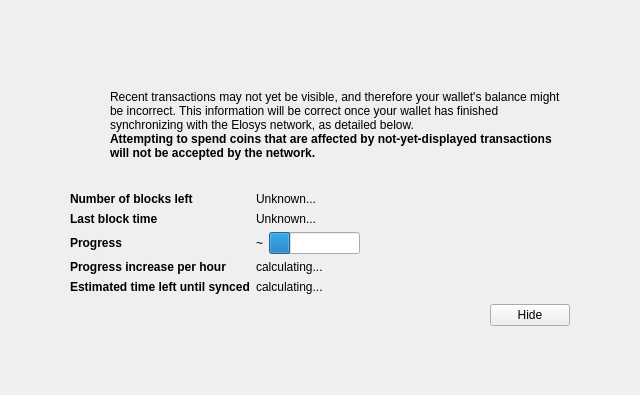
<?xml version="1.0" encoding="UTF-8"?>
<ui version="4.0">
 <class>ModalOverlay</class>
 <widget class="ModalOverlay" name="ModalOverlay">
  <property name="geometry">
   <rect>
    <x>0</x>
    <y>0</y>
    <width>640</width>
    <height>395</height>
   </rect>
  </property>
  <property name="windowTitle">
   <string>Form</string>
  </property>
  <layout class="QVBoxLayout" name="verticalLayout" stretch="0">
   <property name="sizeConstraint">
    <enum>QLayout::SetDefaultConstraint</enum>
   </property>
   <property name="leftMargin">
    <number>0</number>
   </property>
   <property name="topMargin">
    <number>0</number>
   </property>
   <property name="rightMargin">
    <number>0</number>
   </property>
   <property name="bottomMargin">
    <number>0</number>
   </property>
   <item>
    <widget class="QWidget" name="bgWidget" native="true">
     <layout class="QVBoxLayout" name="verticalLayoutMain" stretch="1">
      <property name="leftMargin">
       <number>60</number>
      </property>
      <property name="topMargin">
       <number>60</number>
      </property>
      <property name="rightMargin">
       <number>60</number>
      </property>
      <property name="bottomMargin">
       <number>60</number>
      </property>
      <item>
       <widget class="QWidget" name="contentWidget" native="true">
        <layout class="QVBoxLayout" name="verticalLayoutSub" stretch="1,0,0,0">
         <property name="spacing">
          <number>0</number>
         </property>
         <property name="leftMargin">
          <number>10</number>
         </property>
         <property name="topMargin">
          <number>10</number>
         </property>
         <property name="rightMargin">
          <number>10</number>
         </property>
         <property name="bottomMargin">
          <number>10</number>
         </property>
         <item>
          <layout class="QHBoxLayout" name="horizontalLayoutIconText" stretch="0,1">
           <property name="topMargin">
            <number>20</number>
           </property>
           <item>
            <layout class="QVBoxLayout" name="verticalLayoutIcon">
             <property name="leftMargin">
              <number>0</number>
             </property>
             <item>
              <widget class="QPushButton" name="warningIcon">
               <property name="enabled">
                <bool>false</bool>
               </property>
               <property name="text">
                <string/>
               </property>
               <property name="icon">
                <iconset resource="../komodo.qrc">
                 <normaloff>:/icons/warning</normaloff>
                 <disabledoff>:/icons/warning</disabledoff>:/icons/warning</iconset>
               </property>
               <property name="iconSize">
                <size>
                 <width>48</width>
                 <height>48</height>
                </size>
               </property>
               <property name="flat">
                <bool>true</bool>
               </property>
              </widget>
             </item>
             <item>
              <spacer name="verticalSpacerWarningIcon">
               <property name="orientation">
                <enum>Qt::Vertical</enum>
               </property>
               <property name="sizeHint" stdset="0">
                <size>
                 <width>20</width>
                 <height>40</height>
                </size>
               </property>
              </spacer>
             </item>
            </layout>
           </item>
           <item>
            <layout class="QVBoxLayout" name="verticalLayoutInfoText">
             <property name="leftMargin">
              <number>0</number>
             </property>
             <property name="topMargin">
              <number>0</number>
             </property>
             <item>
              <widget class="QLabel" name="infoText">
               <property name="text">
                <string>Recent transactions may not yet be visible, and therefore your wallet's balance might be incorrect. This information will be correct once your wallet has finished synchronizing with the Elosys network, as detailed below.</string>
               </property>
               <property name="textFormat">
                <enum>Qt::RichText</enum>
               </property>
               <property name="wordWrap">
                <bool>true</bool>
               </property>
              </widget>
             </item>
             <item>
              <widget class="QLabel" name="infoTextStrong">
               <property name="font">
                <font>
                 <weight>75</weight>
                 <bold>true</bold>
                </font>
               </property>
               <property name="text">
                <string>Attempting to spend coins that are affected by not-yet-displayed transactions will not be accepted by the network.</string>
               </property>
               <property name="textFormat">
                <enum>Qt::RichText</enum>
               </property>
               <property name="wordWrap">
                <bool>true</bool>
               </property>
              </widget>
             </item>
             <item>
              <spacer name="verticalSpacerInTextSpace">
               <property name="orientation">
                <enum>Qt::Vertical</enum>
               </property>
               <property name="sizeHint" stdset="0">
                <size>
                 <width>20</width>
                 <height>40</height>
                </size>
               </property>
              </spacer>
             </item>
            </layout>
           </item>
          </layout>
         </item>
         <item>
          <spacer name="verticalSpacerAfterText">
           <property name="orientation">
            <enum>Qt::Vertical</enum>
           </property>
           <property name="sizeHint" stdset="0">
            <size>
             <width>20</width>
             <height>40</height>
            </size>
           </property>
          </spacer>
         </item>
         <item>
          <layout class="QFormLayout" name="formLayout">
           <property name="fieldGrowthPolicy">
            <enum>QFormLayout::FieldsStayAtSizeHint</enum>
           </property>
           <property name="horizontalSpacing">
            <number>6</number>
           </property>
           <property name="verticalSpacing">
            <number>6</number>
           </property>
           <property name="topMargin">
            <number>10</number>
           </property>
           <item row="0" column="0">
            <widget class="QLabel" name="labelNumberOfBlocksLeft">
             <property name="font">
              <font>
               <weight>75</weight>
               <bold>true</bold>
              </font>
             </property>
             <property name="text">
              <string>Number of blocks left</string>
             </property>
            </widget>
           </item>
           <item row="0" column="1">
            <widget class="QLabel" name="numberOfBlocksLeft">
             <property name="text">
              <string>Unknown...</string>
             </property>
            </widget>
           </item>
           <item row="1" column="0">
            <widget class="QLabel" name="labelLastBlockTime">
             <property name="font">
              <font>
               <weight>75</weight>
               <bold>true</bold>
              </font>
             </property>
             <property name="text">
              <string>Last block time</string>
             </property>
            </widget>
           </item>
           <item row="1" column="1">
            <widget class="QLabel" name="newestBlockDate">
             <property name="sizePolicy">
              <sizepolicy hsizetype="Maximum" vsizetype="Preferred">
               <horstretch>0</horstretch>
               <verstretch>0</verstretch>
              </sizepolicy>
             </property>
             <property name="text">
              <string>Unknown...</string>
             </property>
            </widget>
           </item>
           <item row="2" column="0">
            <widget class="QLabel" name="labelSyncDone">
             <property name="font">
              <font>
               <weight>75</weight>
               <bold>true</bold>
              </font>
             </property>
             <property name="text">
              <string>Progress</string>
             </property>
            </widget>
           </item>
           <item row="2" column="1">
            <layout class="QHBoxLayout" name="horizontalLayoutSync" stretch="0,1">
             <item>
              <widget class="QLabel" name="percentageProgress">
               <property name="text">
                <string notr="true">~</string>
               </property>
              </widget>
             </item>
             <item>
              <widget class="QProgressBar" name="progressBar">
               <property name="value">
                <number>24</number>
               </property>
               <property name="format">
                <string/>
               </property>
              </widget>
             </item>
            </layout>
           </item>
           <item row="4" column="0">
            <widget class="QLabel" name="labelProgressIncrease">
             <property name="font">
              <font>
               <weight>75</weight>
               <bold>true</bold>
              </font>
             </property>
             <property name="text">
              <string>Progress increase per hour</string>
             </property>
            </widget>
           </item>
           <item row="4" column="1">
            <widget class="QLabel" name="progressIncreasePerH">
             <property name="text">
              <string>calculating...</string>
             </property>
            </widget>
           </item>
           <item row="5" column="0">
            <widget class="QLabel" name="labelEstimatedTimeLeft">
             <property name="font">
              <font>
               <weight>75</weight>
               <bold>true</bold>
              </font>
             </property>
             <property name="text">
              <string>Estimated time left until synced</string>
             </property>
            </widget>
           </item>
           <item row="5" column="1">
            <widget class="QLabel" name="expectedTimeLeft">
             <property name="text">
              <string>calculating...</string>
             </property>
            </widget>
           </item>
          </layout>
         </item>
         <item>
          <layout class="QHBoxLayout" name="horizontalLayoutButtons">
           <property name="leftMargin">
            <number>10</number>
           </property>
           <property name="topMargin">
            <number>10</number>
           </property>
           <item>
            <spacer name="horizontalSpacer">
             <property name="orientation">
              <enum>Qt::Horizontal</enum>
             </property>
             <property name="sizeHint" stdset="0">
              <size>
               <width>40</width>
               <height>20</height>
              </size>
             </property>
            </spacer>
           </item>
           <item>
            <widget class="QPushButton" name="closeButton">
             <property name="text">
              <string>Hide</string>
             </property>
            </widget>
           </item>
          </layout>
         </item>
        </layout>
       </widget>
      </item>
     </layout>
    </widget>
   </item>
  </layout>
 </widget>
 <customwidgets>
  <customwidget>
   <class>ModalOverlay</class>
   <extends>QWidget</extends>
   <header>modaloverlay.h</header>
   <container>1</container>
  </customwidget>
 </customwidgets>
 <resources>
  <include location="../komodo.qrc"/>
 </resources>
 <connections/>
</ui>
